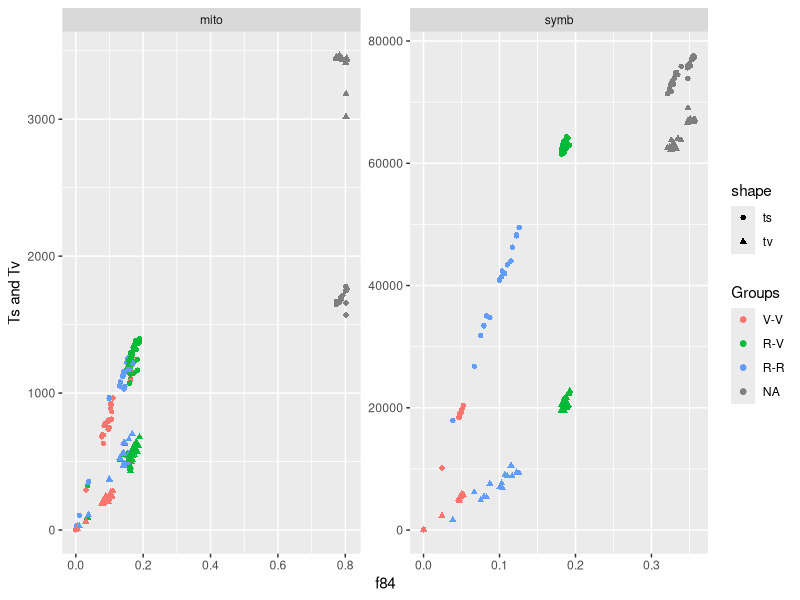
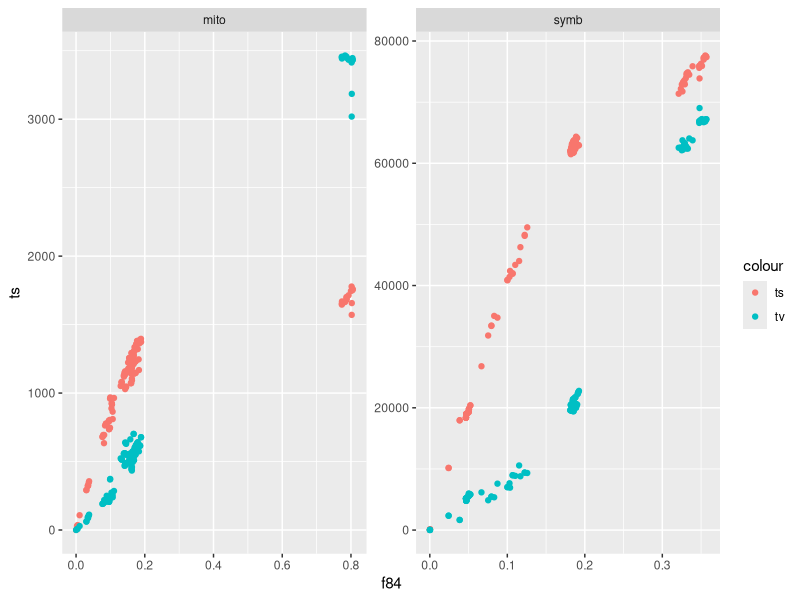
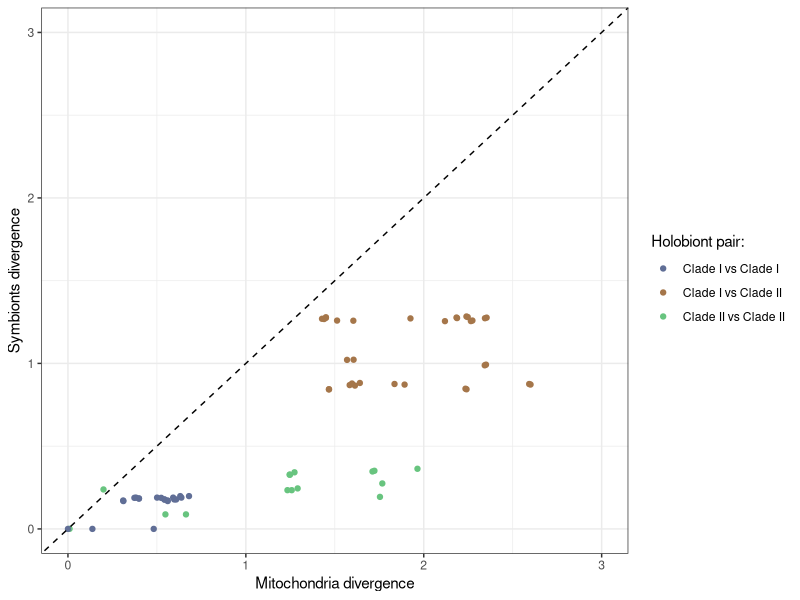
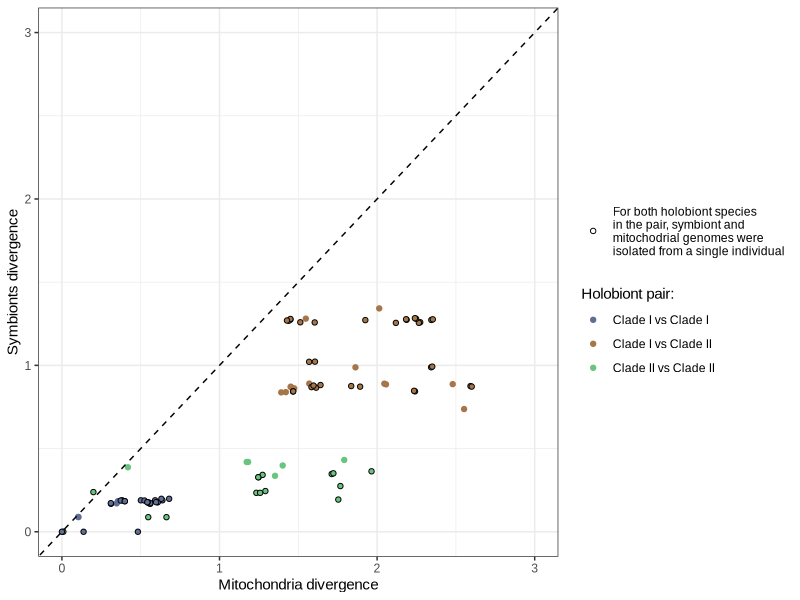
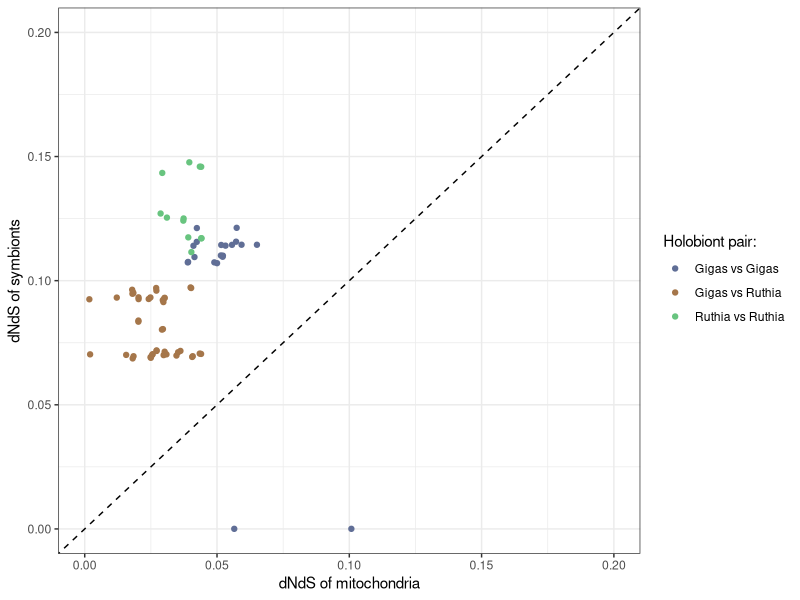
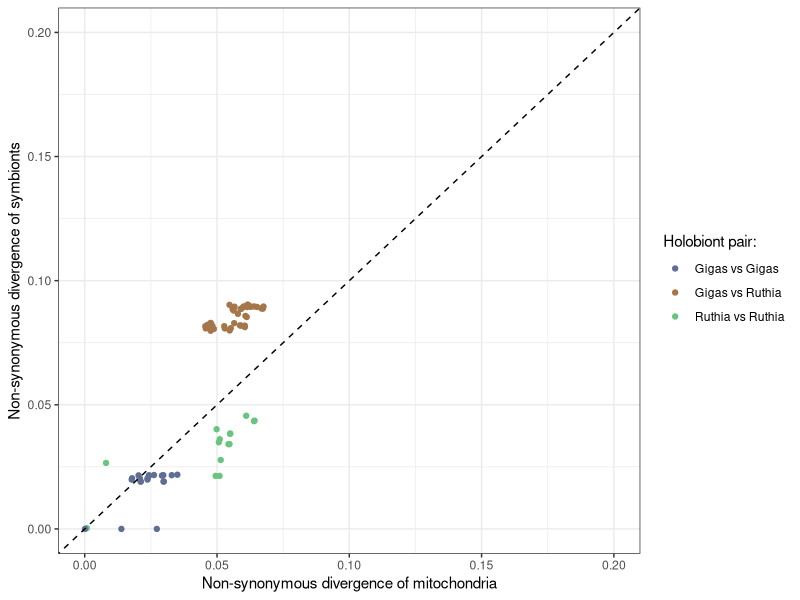
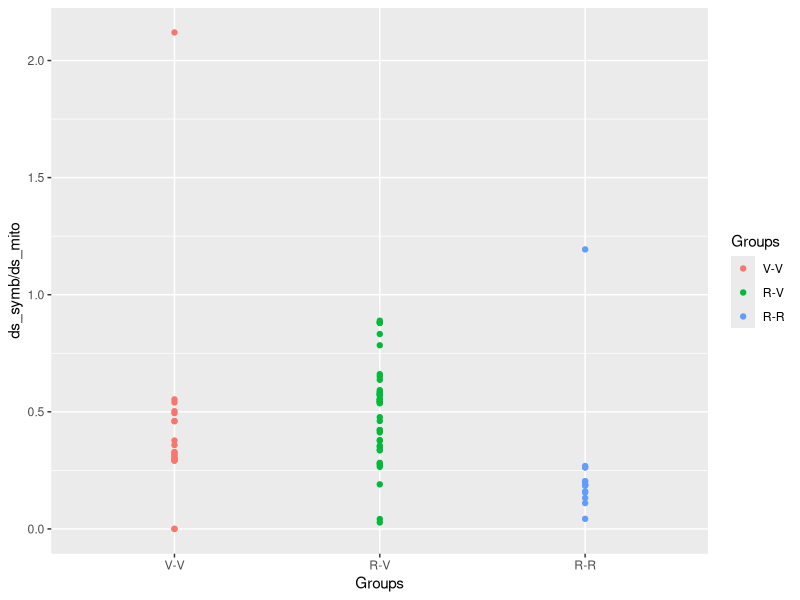
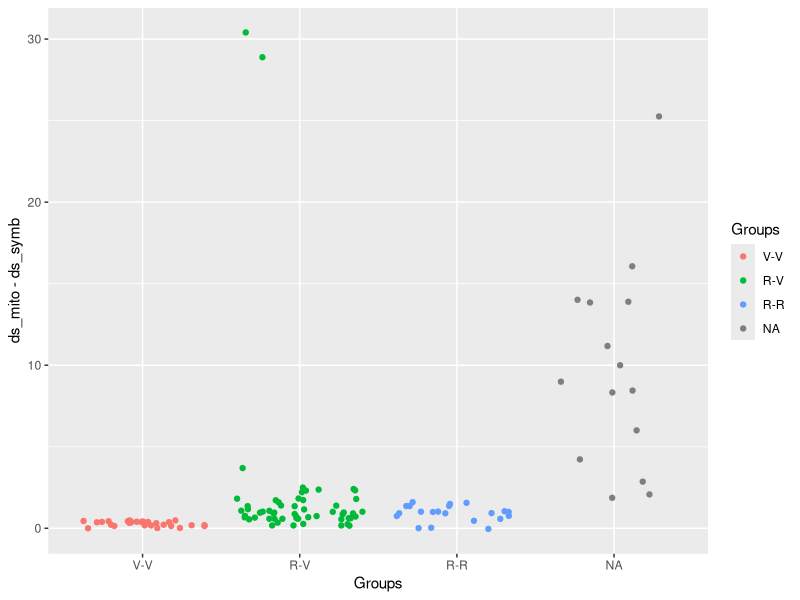

Write R code to recreate these figures, in order.
## ---- chunk 1
knitr::opts_chunk$set(echo = TRUE)
setwd('./')
setwd("/Users/maeperez/Desktop/VesicSymb_Evolution/dowstream_analyses_and_data")
library('ggplot2')
library(RColorBrewer)
library(dplyr)
library(reshape2)
library("data.table")
library(gridExtra)
library(grid)
R.version
file.path(R.home("bin"), "R")
Sys.getenv('R_HOME')
## ---- chunk 2
path='./'
wide<-read.csv('./dsNuclMito_results.txt',header=T,sep='\t')
Pair=as.factor(wide$X)
wide$X<-NULL
wide$Pair=Pair
wide=as.data.table(wide)
wide %>% head()
wide$Groups=factor(wide$Groups, level=c('V-V','R-V','R-R'))
known_isolates=c('diagonalis',  'rectimargo', 'gigas1', 'phaseoliformis', 'extenta', 'soyoae1', 'soyoae2', 'gigas2', 'pliocardia', 'fausta',  'southwardae', 'pacifica', 'marissinica')

wide$sameIsolate=as.numeric(strsplit(as.character(wide$Pair),split = "-") %>% sapply( ., "[", 2 ) %in% known_isolates & strsplit(as.character(wide$Pair),split = "-") %>% sapply( ., "[", 1 ) %in% known_isolates)


long=melt(wide, id.vars = c('Groups','Pair','sameIsolate'),
          measure.vars = list(c(1,4), c(2,5), c(3,6), c(12,13),c(8,10),c(9,11)),
          variable.name='genome',
          value.name=c('dnds','ds','dn','f84','ts','tv'))

long$genome= ifelse(long$genome == 1,'mito','symb')
summary(long)
long$Pair=as.factor(long$Pair)
long$genome=as.factor(long$genome)
long %>% tail()
## ---- chunk 3
# TSTV vs dS in mito and symb

ggplot(long, aes(color=Groups))+
  geom_point(aes(x=f84,y=ts,shape='ts'))+
  geom_point(aes(x=f84,y=tv,shape='tv'))+
  facet_wrap(genome~., scales='free')+
  ylab('Ts and Tv')
# TS/TV free-living close to equal; indicates saturation


ggplot(long)+
  geom_point(aes(x=f84,y=ts,color='ts'))+
  geom_point(aes(x=f84,y=tv,color='tv'))+
  facet_wrap(genome~., scales='free')

## ---- chunk 4
wide %>% head

colors=list(Ve='#606E96',Ru='#68C47F',FL='#E1A79E')

### Symbiont vs mitochondrial divergence highlighting pairs of genomes issued from the same individual hosts, respectively ###

ds_plot=ggplot(subset(wide, Groups %in% c('V-V','R-V','R-R') & sameIsolate == 1),
       aes(x=ds_mito,y=ds_symb,color=Groups))+
  geom_point()+
  geom_abline(slope=1, linetype=2 )+
  scale_x_continuous(limits=c(0,3),name = "Mitochondria divergence")+
  scale_y_continuous(limits=c(0,3), name="Symbionts divergence")+
  scale_color_manual(name="Holobiont pair:",labels=c("Clade I vs Clade I", "Clade I vs Clade II", "Clade II vs Clade II"),values=c('#606E96','#A5764A','#68C47F'))+
  theme_bw()

ds_plot


#### Plot as in manuscript ####

ds_plot=ggplot(data=subset(wide, Groups %in% c('V-V','R-V','R-R') &sameIsolate==1),aes(x=ds_mito,y=ds_symb))+
  # geom_point(data=subset(wide, Groups %in% c('V-V','R-V','R-R') & sameIsolate==0),size=2,shape=19,aes(color=Groups))+
  # geom_point(data=subset(wide, Groups %in% c('V-V','R-V','R-R') & sameIsolate==1),size=2,color='black',shape=21,aes(fill=Groups,shape=factor(sameIsolate)))+
    geom_point(data=subset(wide, Groups %in% c('V-V','R-V','R-R') & sameIsolate==0),aes(x=ds_mito,y=ds_symb,color=Groups,fill=Groups))+
  geom_point(data=subset(wide, Groups %in% c('V-V','R-V','R-R') & sameIsolate==1),aes(x=ds_mito,y=ds_symb,fill=Groups, shape='symb'))+
  geom_abline(slope=1, linetype=2 )+
  scale_x_continuous(limits=c(0,3),name = "Mitochondria divergence")+
  scale_y_continuous(limits=c(0,3), name="Symbionts divergence")+
  scale_fill_manual(name="Holobiont pair:",labels=c("Clade I vs Clade I", "Clade I vs Clade II", "Clade II vs Clade II"),values=c('#606E96','#A5764A','#68C47F'),guide=F)+
  scale_color_manual(name="Holobiont pair:",labels=c("Clade I vs Clade I", "Clade I vs Clade II", "Clade II vs Clade II"),values=c('#606E96','#A5764A','#68C47F'))+
    scale_shape_manual(values=c(21), labels=c('For both holobiont species\nin the pair, symbiont and\nmitochodrial genomes were\nisolated from a single individual'),name='')+
  theme_bw()+
  theme(text=element_text( family="Arial"))

ds_plot

ggsave(file='plot_dsNuclMito.svg',plot=ds_plot,width=5,height=2.665,units='in',dpi=600,device='svg')
## ---- chunk 5
### Less dnds selection in the symbionts than mitochondria
dnds_plot=ggplot(subset(wide, Groups %in% c('V-V','R-V','R-R') & sameIsolate == 1),
       aes(x=dnds_mito,y=dnds_symb,color=Groups))+
  geom_point()+
  # geom_smooth(method='lm',se=F,formula = y ~ x)+
  geom_abline(slope=1, linetype=2 )+
  scale_x_continuous(limits=c(0,0.2),name = "dNdS of mitochondria")+
  scale_y_continuous(limits=c(0,0.2), name="dNdS of symbionts")+
  scale_color_manual(name="Holobiont pair:",labels=c("Gigas vs Gigas", "Gigas vs Ruthia", "Ruthia vs Ruthia"),values=c('#606E96','#A5764A','#68C47F'))+
  theme_bw()
dnds_plot

### Less purifyig selection in the symbionts than mitochondria
dn_plot=ggplot(subset(wide, Groups %in% c('V-V','R-V','R-R') & sameIsolate == 1),
       aes(x=dn_mito,y=dn_symb,color=Groups))+
  geom_point()+
  # geom_smooth(method='lm',se=F,formula = y ~ x)+
  geom_abline(slope=1, linetype=2 )+
  scale_x_continuous(limits=c(0,0.2),name = "Non-synonymous divergence of mitochondria")+
  scale_y_continuous(limits=c(0,0.2), name="Non-synonymous divergence of symbionts")+
  scale_color_manual(name="Holobiont pair:",labels=c("Gigas vs Gigas", "Gigas vs Ruthia", "Ruthia vs Ruthia"),values=c('#606E96','#A5764A','#68C47F'))+
  theme_bw()
dn_plot  

## ---- chunk 6
levels(long$genome)
wilcox.test(ds~genome,data=long,alternative = 'greater')
?wilcox.test
## ---- chunk 7
ggplot(subset(wide, Groups %in% c('V-V','R-V','R-R') & sameIsolate == 1))+
  geom_point(aes(x=Groups,y=ds_symb/ds_mito,color=Groups))

dat=subset(wide, Groups %in% c('V-V','R-R') & sameIsolate == 1)
dat$ratio=dat$ds_symb/dat$ds_mito
library(coin)
# install.packages('coin')
oneway_test(ratio~Groups,data=dat,distribution="exact") # permutation test

wilcox.test(ratio~Groups,data=dat,alternative = 'greater')

## ---- chunk 8
# Difference mito/symb
ggplot(wide)+
  geom_jitter(aes(x=Groups,y=ds_mito-ds_symb,color=Groups))

# quotien mito/symb
ggplot(wide)+
  geom_jitter(aes(x=Groups,y=ds_symb/ds_mito,color=Groups))

## ---- chunk 9
##
ggplot(long, aes(x=ds,y=dnds,color=genome))+
  geom_point(aes(shape=Groups))

ggplot(long, aes(x=ds,y=dnds,color=Groups))+
  geom_point(aes(shape=genome))

dnds_plot=ggplot(subset(wide, Groups %in% c('V-V','R-V','R-R')))+
  geom_point(aes(x=ds_mito,y=dnds_mito,color=Groups, shape='mito'))+
  geom_point(aes(x=ds_symb,y=dnds_symb,color=Groups, shape='symb'))+
  scale_x_continuous(limits=c(0,4),name = "Divergence between pairs")+
  scale_y_continuous(limits=c(0,0.25), name="Genome-wide \u03C9")+
  scale_color_manual(name="Holobiont pair:",labels=c("Gigas vs Gigas", "Gigas vs Ruthia", "Ruthia vs Ruthia"),values=c('#606E96','#A5764A','#68C47F'))+
  scale_shape_manual(values=c(21,19), labels=c('mitochondria','symbionts'),name='')+
  theme_bw()
dnds_plot
